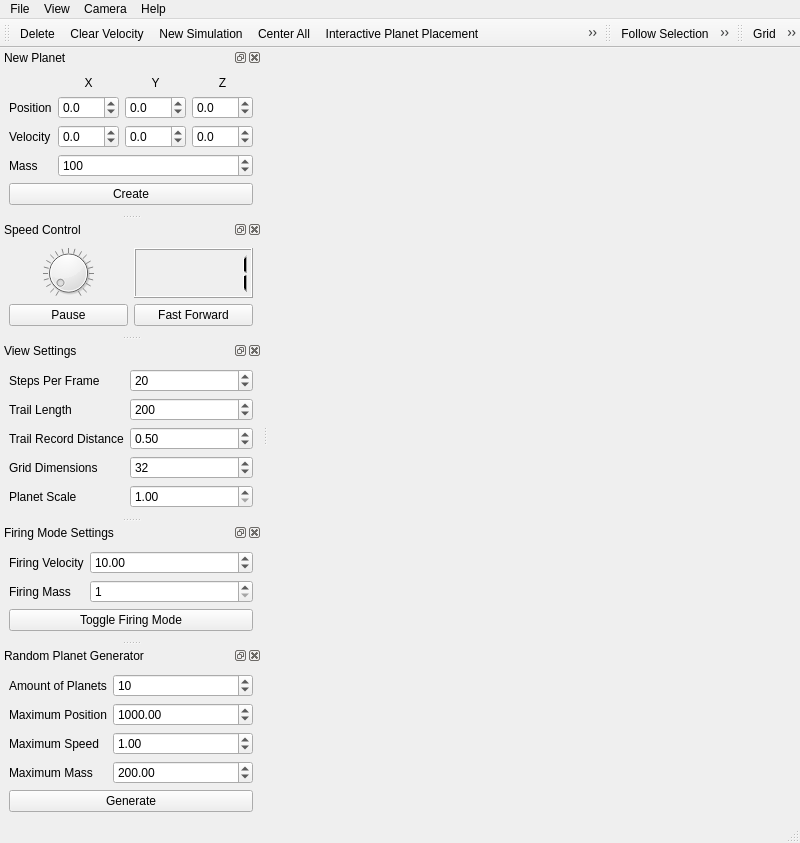
<?xml version="1.0" encoding="UTF-8"?>
<ui version="4.0">
 <class>MainWindow</class>
 <widget class="QMainWindow" name="MainWindow">
  <property name="geometry">
   <rect>
    <x>0</x>
    <y>0</y>
    <width>800</width>
    <height>677</height>
   </rect>
  </property>
  <property name="windowTitle">
   <string>Planets3D</string>
  </property>
  <property name="windowIcon">
   <iconset resource="../resources.qrc">
    <normaloff>:/icons/silk/world.png</normaloff>:/icons/silk/world.png</iconset>
  </property>
  <widget class="PlanetsWidget" name="centralwidget"/>
  <widget class="QMenuBar" name="menubar">
   <property name="geometry">
    <rect>
     <x>0</x>
     <y>0</y>
     <width>800</width>
     <height>17</height>
    </rect>
   </property>
   <widget class="QMenu" name="menuFile">
    <property name="title">
     <string>File</string>
    </property>
    <addaction name="actionNew_Simulation"/>
    <addaction name="actionOpen_Simulation"/>
    <addaction name="actionSave_Simulation"/>
    <addaction name="separator"/>
    <addaction name="actionTake_Screenshot"/>
    <addaction name="actionExit"/>
   </widget>
   <widget class="QMenu" name="menuView">
    <property name="title">
     <string>View</string>
    </property>
    <addaction name="actionGrid"/>
    <addaction name="actionDraw_Paths"/>
    <addaction name="actionPlanet_Colors"/>
    <addaction name="actionHide_Planets"/>
   </widget>
   <widget class="QMenu" name="menuHelp">
    <property name="title">
     <string>Help</string>
    </property>
    <addaction name="actionAbout"/>
    <addaction name="actionAbout_Qt"/>
   </widget>
   <widget class="QMenu" name="menuCamera">
    <property name="title">
     <string>Camera</string>
    </property>
    <addaction name="actionFollow_Selection"/>
    <addaction name="actionPlain_Average"/>
    <addaction name="actionWeighted_Average"/>
    <addaction name="actionClear_Follow"/>
   </widget>
   <addaction name="menuFile"/>
   <addaction name="menuView"/>
   <addaction name="menuCamera"/>
   <addaction name="menuHelp"/>
  </widget>
  <widget class="QStatusBar" name="statusbar"/>
  <widget class="QDockWidget" name="newPlanet_DockWidget">
   <property name="windowTitle">
    <string>New Planet</string>
   </property>
   <attribute name="dockWidgetArea">
    <number>1</number>
   </attribute>
   <widget class="QWidget" name="newPlanet_DockWidgetContents">
    <property name="sizePolicy">
     <sizepolicy hsizetype="Preferred" vsizetype="Fixed">
      <horstretch>0</horstretch>
      <verstretch>0</verstretch>
     </sizepolicy>
    </property>
    <layout class="QGridLayout" name="gridLayout_2">
     <item row="0" column="3">
      <widget class="QLabel" name="newZ_Label">
       <property name="text">
        <string>Z</string>
       </property>
       <property name="alignment">
        <set>Qt::AlignCenter</set>
       </property>
      </widget>
     </item>
     <item row="0" column="2">
      <widget class="QLabel" name="newY_Label">
       <property name="text">
        <string>Y</string>
       </property>
       <property name="alignment">
        <set>Qt::AlignCenter</set>
       </property>
      </widget>
     </item>
     <item row="0" column="1">
      <widget class="QLabel" name="newX_Label">
       <property name="text">
        <string>X</string>
       </property>
       <property name="alignment">
        <set>Qt::AlignCenter</set>
       </property>
      </widget>
     </item>
     <item row="1" column="1">
      <widget class="QDoubleSpinBox" name="newPosX_SpinBox">
       <property name="prefix">
        <string/>
       </property>
       <property name="suffix">
        <string/>
       </property>
       <property name="decimals">
        <number>1</number>
       </property>
       <property name="minimum">
        <double>-100.000000000000000</double>
       </property>
       <property name="maximum">
        <double>100.000000000000000</double>
       </property>
      </widget>
     </item>
     <item row="3" column="1" colspan="3">
      <widget class="QSpinBox" name="newMass_SpinBox">
       <property name="suffix">
        <string/>
       </property>
       <property name="minimum">
        <number>10</number>
       </property>
       <property name="maximum">
        <number>1000000</number>
       </property>
       <property name="singleStep">
        <number>50</number>
       </property>
       <property name="value">
        <number>100</number>
       </property>
      </widget>
     </item>
     <item row="2" column="3">
      <widget class="QDoubleSpinBox" name="newVelocityZ_SpinBox">
       <property name="suffix">
        <string/>
       </property>
       <property name="decimals">
        <number>1</number>
       </property>
       <property name="minimum">
        <double>-100.000000000000000</double>
       </property>
       <property name="maximum">
        <double>100.000000000000000</double>
       </property>
      </widget>
     </item>
     <item row="3" column="0">
      <widget class="QLabel" name="newMass_Label">
       <property name="text">
        <string>Mass</string>
       </property>
      </widget>
     </item>
     <item row="2" column="0">
      <widget class="QLabel" name="newVelocityX_Label">
       <property name="text">
        <string>Velocity</string>
       </property>
      </widget>
     </item>
     <item row="1" column="3">
      <widget class="QDoubleSpinBox" name="newPosZ_SpinBox">
       <property name="suffix">
        <string/>
       </property>
       <property name="decimals">
        <number>1</number>
       </property>
       <property name="minimum">
        <double>-100.000000000000000</double>
       </property>
       <property name="maximum">
        <double>100.000000000000000</double>
       </property>
      </widget>
     </item>
     <item row="1" column="2">
      <widget class="QDoubleSpinBox" name="newPosY_SpinBox">
       <property name="suffix">
        <string/>
       </property>
       <property name="decimals">
        <number>1</number>
       </property>
       <property name="minimum">
        <double>-100.000000000000000</double>
       </property>
       <property name="maximum">
        <double>100.000000000000000</double>
       </property>
      </widget>
     </item>
     <item row="2" column="1">
      <widget class="QDoubleSpinBox" name="newVelocityX_SpinBox">
       <property name="suffix">
        <string/>
       </property>
       <property name="decimals">
        <number>1</number>
       </property>
       <property name="minimum">
        <double>-100.000000000000000</double>
       </property>
       <property name="maximum">
        <double>100.000000000000000</double>
       </property>
      </widget>
     </item>
     <item row="1" column="0">
      <widget class="QLabel" name="newPos_Label">
       <property name="text">
        <string>Position</string>
       </property>
      </widget>
     </item>
     <item row="2" column="2">
      <widget class="QDoubleSpinBox" name="newVelocityY_SpinBox">
       <property name="suffix">
        <string/>
       </property>
       <property name="decimals">
        <number>1</number>
       </property>
       <property name="minimum">
        <double>-100.000000000000000</double>
       </property>
       <property name="maximum">
        <double>100.000000000000000</double>
       </property>
      </widget>
     </item>
     <item row="4" column="0" colspan="4">
      <widget class="QPushButton" name="createPlanet_PushButton">
       <property name="text">
        <string>Create</string>
       </property>
       <property name="icon">
        <iconset resource="../resources.qrc">
         <normaloff>:/icons/silk/world_add.png</normaloff>:/icons/silk/world_add.png</iconset>
       </property>
      </widget>
     </item>
    </layout>
   </widget>
  </widget>
  <widget class="QDockWidget" name="speedControl_DockWidget">
   <property name="windowTitle">
    <string>Speed Control</string>
   </property>
   <attribute name="dockWidgetArea">
    <number>1</number>
   </attribute>
   <widget class="QWidget" name="speedControl_DockWidgetContents">
    <layout class="QGridLayout" name="gridLayout">
     <item row="0" column="0">
      <widget class="QDial" name="speed_Dial">
       <property name="maximum">
        <number>3200</number>
       </property>
       <property name="value">
        <number>100</number>
       </property>
       <property name="notchTarget">
        <double>50.000000000000000</double>
       </property>
       <property name="notchesVisible">
        <bool>true</bool>
       </property>
      </widget>
     </item>
     <item row="0" column="1">
      <widget class="QLCDNumber" name="speedDisplay_lcdNumber">
       <property name="smallDecimalPoint">
        <bool>false</bool>
       </property>
       <property name="segmentStyle">
        <enum>QLCDNumber::Filled</enum>
       </property>
       <property name="value" stdset="0">
        <double>1.000000000000000</double>
       </property>
      </widget>
     </item>
     <item row="2" column="0">
      <widget class="QPushButton" name="PauseResume_Button">
       <property name="text">
        <string>Pause</string>
       </property>
       <property name="icon">
        <iconset resource="../resources.qrc">
         <normaloff>:/icons/silk/control_pause_blue.png</normaloff>:/icons/silk/control_pause_blue.png</iconset>
       </property>
      </widget>
     </item>
     <item row="2" column="1">
      <widget class="QPushButton" name="FastForward_Button">
       <property name="text">
        <string>Fast Forward</string>
       </property>
       <property name="icon">
        <iconset resource="../resources.qrc">
         <normaloff>:/icons/silk/control_fastforward_blue.png</normaloff>:/icons/silk/control_fastforward_blue.png</iconset>
       </property>
      </widget>
     </item>
    </layout>
   </widget>
  </widget>
  <widget class="QToolBar" name="toolBar">
   <property name="windowTitle">
    <string>General Tools</string>
   </property>
   <property name="toolButtonStyle">
    <enum>Qt::ToolButtonTextBesideIcon</enum>
   </property>
   <attribute name="toolBarArea">
    <enum>TopToolBarArea</enum>
   </attribute>
   <attribute name="toolBarBreak">
    <bool>false</bool>
   </attribute>
   <addaction name="actionDelete"/>
   <addaction name="actionClear_Velocity"/>
   <addaction name="actionNew_Simulation"/>
   <addaction name="actionCenter_All"/>
   <addaction name="actionInteractive_Planet_Placement"/>
   <addaction name="actionInteractive_Orbital_Placement"/>
   <addaction name="actionDelete_Escapees"/>
  </widget>
  <widget class="QDockWidget" name="viewSettings_DockWidget">
   <property name="windowTitle">
    <string>View Settings</string>
   </property>
   <attribute name="dockWidgetArea">
    <number>1</number>
   </attribute>
   <widget class="QWidget" name="viewSettings_DockWidgetContents">
    <layout class="QFormLayout" name="formLayout_3">
     <property name="fieldGrowthPolicy">
      <enum>QFormLayout::AllNonFixedFieldsGrow</enum>
     </property>
     <item row="0" column="0">
      <widget class="QLabel" name="stepsPerFrameLabel">
       <property name="text">
        <string>Steps Per Frame</string>
       </property>
      </widget>
     </item>
     <item row="0" column="1">
      <widget class="QSpinBox" name="stepsPerFrameSpinBox">
       <property name="minimum">
        <number>1</number>
       </property>
       <property name="maximum">
        <number>1000</number>
       </property>
       <property name="value">
        <number>20</number>
       </property>
      </widget>
     </item>
     <item row="1" column="0">
      <widget class="QLabel" name="trailLengthLabel">
       <property name="text">
        <string>Trail Length</string>
       </property>
      </widget>
     </item>
     <item row="1" column="1">
      <widget class="QSpinBox" name="trailLengthSpinBox">
       <property name="minimum">
        <number>1</number>
       </property>
       <property name="maximum">
        <number>4000</number>
       </property>
       <property name="value">
        <number>200</number>
       </property>
      </widget>
     </item>
     <item row="3" column="0">
      <widget class="QLabel" name="gridRangeLabel">
       <property name="text">
        <string>Grid Dimensions</string>
       </property>
      </widget>
     </item>
     <item row="3" column="1">
      <widget class="QSpinBox" name="gridRangeSpinBox">
       <property name="minimum">
        <number>4</number>
       </property>
       <property name="maximum">
        <number>200</number>
       </property>
       <property name="singleStep">
        <number>4</number>
       </property>
       <property name="value">
        <number>32</number>
       </property>
      </widget>
     </item>
     <item row="2" column="0">
      <widget class="QLabel" name="trailRecordDistanceLabel">
       <property name="text">
        <string>Trail Record Distance</string>
       </property>
      </widget>
     </item>
     <item row="2" column="1">
      <widget class="QDoubleSpinBox" name="trailRecordDistanceDoubleSpinBox">
       <property name="minimum">
        <double>0.200000000000000</double>
       </property>
       <property name="maximum">
        <double>10.000000000000000</double>
       </property>
       <property name="singleStep">
        <double>0.100000000000000</double>
       </property>
       <property name="value">
        <double>0.500000000000000</double>
       </property>
      </widget>
     </item>
     <item row="4" column="0">
      <widget class="QLabel" name="planetScaleLabel">
       <property name="text">
        <string>Planet Scale</string>
       </property>
      </widget>
     </item>
     <item row="4" column="1">
      <widget class="QDoubleSpinBox" name="planetScaleDoubleSpinBox">
       <property name="minimum">
        <double>1.000000000000000</double>
       </property>
       <property name="maximum">
        <double>8.000000000000000</double>
       </property>
      </widget>
     </item>
    </layout>
   </widget>
  </widget>
  <widget class="QDockWidget" name="firingSettings_DockWidget">
   <property name="windowTitle">
    <string>Firing Mode Settings</string>
   </property>
   <attribute name="dockWidgetArea">
    <number>1</number>
   </attribute>
   <widget class="QWidget" name="firingSettings_DockWidgetContents">
    <layout class="QFormLayout" name="formLayout_4">
     <property name="fieldGrowthPolicy">
      <enum>QFormLayout::AllNonFixedFieldsGrow</enum>
     </property>
     <item row="0" column="0">
      <widget class="QLabel" name="firingVelocityLabel">
       <property name="text">
        <string>Firing Velocity</string>
       </property>
      </widget>
     </item>
     <item row="0" column="1">
      <widget class="QDoubleSpinBox" name="firingVelocityDoubleSpinBox">
       <property name="maximum">
        <double>1000.000000000000000</double>
       </property>
       <property name="value">
        <double>10.000000000000000</double>
       </property>
      </widget>
     </item>
     <item row="1" column="0">
      <widget class="QLabel" name="firingMassLabel">
       <property name="text">
        <string>Firing Mass</string>
       </property>
      </widget>
     </item>
     <item row="1" column="1">
      <widget class="QSpinBox" name="firingMassSpinBox">
       <property name="minimum">
        <number>1</number>
       </property>
       <property name="maximum">
        <number>1000000</number>
       </property>
      </widget>
     </item>
     <item row="2" column="0" colspan="2">
      <widget class="QPushButton" name="toggleFiringModePushButton">
       <property name="text">
        <string>Toggle Firing Mode</string>
       </property>
       <property name="checkable">
        <bool>true</bool>
       </property>
      </widget>
     </item>
    </layout>
   </widget>
  </widget>
  <widget class="QDockWidget" name="randomSettings_DockWidget">
   <property name="windowTitle">
    <string>Random Planet Generator</string>
   </property>
   <attribute name="dockWidgetArea">
    <number>1</number>
   </attribute>
   <widget class="QWidget" name="randomSettings_DockWidgetContents">
    <layout class="QFormLayout" name="formLayout_5">
     <property name="fieldGrowthPolicy">
      <enum>QFormLayout::AllNonFixedFieldsGrow</enum>
     </property>
     <item row="0" column="0">
      <widget class="QLabel" name="randomAmountLabel">
       <property name="text">
        <string>Amount of Planets</string>
       </property>
      </widget>
     </item>
     <item row="0" column="1">
      <widget class="QSpinBox" name="randomAmountSpinBox">
       <property name="minimum">
        <number>1</number>
       </property>
       <property name="maximum">
        <number>100</number>
       </property>
       <property name="value">
        <number>10</number>
       </property>
      </widget>
     </item>
     <item row="1" column="0">
      <widget class="QLabel" name="randomRangeLabel">
       <property name="text">
        <string>Maximum Position</string>
       </property>
      </widget>
     </item>
     <item row="1" column="1">
      <widget class="QDoubleSpinBox" name="randomRangeDoubleSpinBox">
       <property name="minimum">
        <double>1.000000000000000</double>
       </property>
       <property name="maximum">
        <double>100000.000000000000000</double>
       </property>
       <property name="singleStep">
        <double>10.000000000000000</double>
       </property>
       <property name="value">
        <double>1000.000000000000000</double>
       </property>
      </widget>
     </item>
     <item row="2" column="0">
      <widget class="QLabel" name="randomSpeedLabel">
       <property name="text">
        <string>Maximum Speed</string>
       </property>
      </widget>
     </item>
     <item row="2" column="1">
      <widget class="QDoubleSpinBox" name="randomSpeedDoubleSpinBox">
       <property name="maximum">
        <double>200.000000000000000</double>
       </property>
       <property name="value">
        <double>1.000000000000000</double>
       </property>
      </widget>
     </item>
     <item row="3" column="0">
      <widget class="QLabel" name="randomMassLabel">
       <property name="text">
        <string>Maximum Mass</string>
       </property>
      </widget>
     </item>
     <item row="3" column="1">
      <widget class="QDoubleSpinBox" name="randomMassDoubleSpinBox">
       <property name="minimum">
        <double>10.000000000000000</double>
       </property>
       <property name="maximum">
        <double>10000.000000000000000</double>
       </property>
       <property name="singleStep">
        <double>10.000000000000000</double>
       </property>
       <property name="value">
        <double>200.000000000000000</double>
       </property>
      </widget>
     </item>
     <item row="4" column="0" colspan="2">
      <widget class="QPushButton" name="generateRandomPushButton">
       <property name="text">
        <string>Generate</string>
       </property>
      </widget>
     </item>
    </layout>
   </widget>
  </widget>
  <widget class="QToolBar" name="camerToolBar">
   <property name="windowTitle">
    <string>Camera Tools</string>
   </property>
   <attribute name="toolBarArea">
    <enum>TopToolBarArea</enum>
   </attribute>
   <attribute name="toolBarBreak">
    <bool>false</bool>
   </attribute>
   <addaction name="actionFollow_Selection"/>
   <addaction name="actionPlain_Average"/>
   <addaction name="actionWeighted_Average"/>
   <addaction name="actionClear_Follow"/>
  </widget>
  <widget class="QToolBar" name="viewToolBar">
   <property name="windowTitle">
    <string>View Tools</string>
   </property>
   <attribute name="toolBarArea">
    <enum>TopToolBarArea</enum>
   </attribute>
   <attribute name="toolBarBreak">
    <bool>false</bool>
   </attribute>
   <addaction name="actionGrid"/>
   <addaction name="actionDraw_Paths"/>
   <addaction name="actionPlanet_Colors"/>
   <addaction name="actionHide_Planets"/>
  </widget>
  <action name="actionExit">
   <property name="icon">
    <iconset resource="../resources.qrc">
     <normaloff>:/icons/silk/cross.png</normaloff>:/icons/silk/cross.png</iconset>
   </property>
   <property name="text">
    <string>Exit</string>
   </property>
   <property name="shortcut">
    <string>Esc</string>
   </property>
  </action>
  <action name="actionTake_Screenshot">
   <property name="icon">
    <iconset resource="../resources.qrc">
     <normaloff>:/icons/silk/camera.png</normaloff>:/icons/silk/camera.png</iconset>
   </property>
   <property name="text">
    <string>Take Screenshot</string>
   </property>
   <property name="shortcut">
    <string>F12</string>
   </property>
  </action>
  <action name="actionDelete">
   <property name="icon">
    <iconset resource="../resources.qrc">
     <normaloff>:/icons/silk/world_delete.png</normaloff>:/icons/silk/world_delete.png</iconset>
   </property>
   <property name="text">
    <string>Delete</string>
   </property>
   <property name="toolTip">
    <string>Delete Selected Planet</string>
   </property>
   <property name="shortcut">
    <string>Del</string>
   </property>
  </action>
  <action name="actionClear_Velocity">
   <property name="text">
    <string>Clear Velocity</string>
   </property>
   <property name="toolTip">
    <string>Clear the currently selected planet's velocity</string>
   </property>
  </action>
  <action name="actionNew_Simulation">
   <property name="icon">
    <iconset resource="../resources.qrc">
     <normaloff>:/icons/silk/asterisk_yellow.png</normaloff>:/icons/silk/asterisk_yellow.png</iconset>
   </property>
   <property name="text">
    <string>New Simulation</string>
   </property>
   <property name="toolTip">
    <string>Start a new simulation with no planets</string>
   </property>
   <property name="shortcut">
    <string>Ctrl+N</string>
   </property>
  </action>
  <action name="actionCenter_All">
   <property name="icon">
    <iconset resource="../resources.qrc">
     <normaloff>:/icons/silk/arrow_inout.png</normaloff>:/icons/silk/arrow_inout.png</iconset>
   </property>
   <property name="text">
    <string>Center All</string>
   </property>
   <property name="toolTip">
    <string>Center all planets.</string>
   </property>
  </action>
  <action name="actionInteractive_Planet_Placement">
   <property name="icon">
    <iconset resource="../resources.qrc">
     <normaloff>:/icons/silk/world_add.png</normaloff>:/icons/silk/world_add.png</iconset>
   </property>
   <property name="text">
    <string>Interactive Planet Placement</string>
   </property>
   <property name="shortcut">
    <string>P</string>
   </property>
  </action>
  <action name="actionDraw_Paths">
   <property name="checkable">
    <bool>true</bool>
   </property>
   <property name="text">
    <string>Draw Paths</string>
   </property>
  </action>
  <action name="actionOpen_Simulation">
   <property name="icon">
    <iconset resource="../resources.qrc">
     <normaloff>:/icons/silk/folder.png</normaloff>:/icons/silk/folder.png</iconset>
   </property>
   <property name="text">
    <string>Open Simulation</string>
   </property>
   <property name="toolTip">
    <string>Open Simulation</string>
   </property>
   <property name="shortcut">
    <string>Ctrl+O</string>
   </property>
  </action>
  <action name="actionSave_Simulation">
   <property name="icon">
    <iconset resource="../resources.qrc">
     <normaloff>:/icons/silk/disk.png</normaloff>:/icons/silk/disk.png</iconset>
   </property>
   <property name="text">
    <string>Save Simulation</string>
   </property>
   <property name="toolTip">
    <string>Save Simulation</string>
   </property>
   <property name="shortcut">
    <string>Ctrl+S</string>
   </property>
  </action>
  <action name="actionAbout">
   <property name="icon">
    <iconset resource="../resources.qrc">
     <normaloff>:/icons/silk/information.png</normaloff>:/icons/silk/information.png</iconset>
   </property>
   <property name="text">
    <string>About</string>
   </property>
   <property name="shortcut">
    <string>F1</string>
   </property>
  </action>
  <action name="actionAbout_Qt">
   <property name="text">
    <string>About Qt</string>
   </property>
  </action>
  <action name="actionPlanet_Colors">
   <property name="checkable">
    <bool>true</bool>
   </property>
   <property name="text">
    <string>Planet Colors</string>
   </property>
  </action>
  <action name="actionInteractive_Orbital_Placement">
   <property name="icon">
    <iconset resource="../resources.qrc">
     <normaloff>:/icons/silk/world_add.png</normaloff>:/icons/silk/world_add.png</iconset>
   </property>
   <property name="text">
    <string>Interactive Orbital Placement</string>
   </property>
   <property name="shortcut">
    <string>O</string>
   </property>
  </action>
  <action name="actionGrid">
   <property name="checkable">
    <bool>true</bool>
   </property>
   <property name="text">
    <string>Grid</string>
   </property>
  </action>
  <action name="actionDelete_Escapees">
   <property name="icon">
    <iconset resource="../resources.qrc">
     <normaloff>:/icons/silk/delete.png</normaloff>:/icons/silk/delete.png</iconset>
   </property>
   <property name="text">
    <string>Delete Escapees</string>
   </property>
   <property name="toolTip">
    <string>Deletes all planets too far from the universe center to see.</string>
   </property>
  </action>
  <action name="actionFollow_Selection">
   <property name="text">
    <string>Follow Selection</string>
   </property>
  </action>
  <action name="actionPlain_Average">
   <property name="text">
    <string>Plain Average</string>
   </property>
  </action>
  <action name="actionWeighted_Average">
   <property name="text">
    <string>Weighted Average</string>
   </property>
  </action>
  <action name="actionClear_Follow">
   <property name="text">
    <string>Clear Follow</string>
   </property>
  </action>
  <action name="actionHide_Planets">
   <property name="checkable">
    <bool>true</bool>
   </property>
   <property name="text">
    <string>Hide Planets</string>
   </property>
  </action>
 </widget>
 <customwidgets>
  <customwidget>
   <class>PlanetsWidget</class>
   <extends>QWidget</extends>
   <header>planetswidget.h</header>
   <container>1</container>
  </customwidget>
 </customwidgets>
 <resources>
  <include location="../resources.qrc"/>
 </resources>
 <connections/>
</ui>
